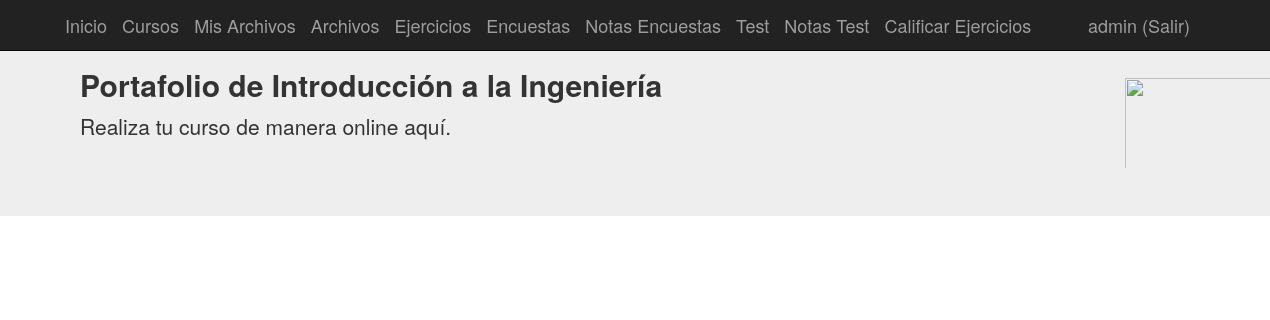
Page /actividades/1/verA/ (signed in) on the earlier database version.
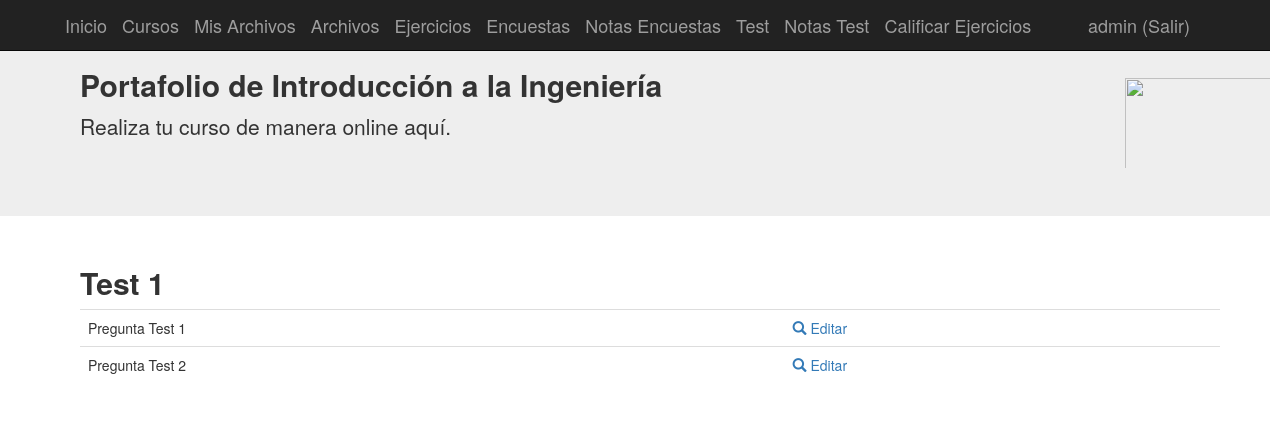
Same page on the later database version.
### tables this page shows
CREATE TABLE actividades (
	id INTEGER NOT NULL, 
	nombre VARCHAR(100), 
	"Cursoid" INTEGER NOT NULL, 
	PRIMARY KEY (id), 
	FOREIGN KEY("Cursoid") REFERENCES cursos (id)
);

CREATE TABLE "preguntasA" (
	id INTEGER NOT NULL, 
	nombre VARCHAR(100), 
	respuesta VARCHAR(100), 
	cantidad_resp INTEGER, 
	"Actividadid" INTEGER NOT NULL, 
	PRIMARY KEY (id), 
	FOREIGN KEY("Actividadid") REFERENCES actividades (id)
);

### aplicacion/app.py (the view, shortened to what this page needs)
@app.route('/actividades/<id>/verA/', defaults={'id_alum': 1}, methods=["GET", "POST"])
@app.route('/actividades/<id>/verA/<id_alum>', methods=["GET", "POST"])
@login_required
def actividades_verA(id, id_alum):
    from aplicacion.models import Actividades, Cursos , PreguntasA, Alumnos, Puntaje
    act = Actividades.query.get(id)
    actividades=Actividades.query.all()
    preguntas = PreguntasA.query.all()
    if id == '0':
        preguntas = PreguntasA.query.all()
    else:
        id2=int(id)
        preguntas = PreguntasA.query.filter_by(Actividadid=id2)
    actividad = Actividades.query.all()
    cant_preguntas = preguntas.count()
    return render_template("actividades_verA.html", id_actividad=id, preguntas=preguntas, act=act, identificador=id, cant_preguntas=cant_preguntas, id_alum=id_alum)

### aplicacion/app.py (called while the page is built)
@login_manager.user_loader
def load_user(user_id):
    from aplicacion.models import Alumnos
    return Alumnos.query.get(int(user_id))

### aplicacion/models.py (called while the page is built)
    def is_admin(self):
        return self.admin

### aplicacion/templates/actividades_verA.html (shortened to what this page needs)
{% extends "base.html" %}
{% block contenido %}
<div class="container">
  <h2> <b> {{act.nombre}}</b></h2>
  <form class="form-inline" method="POST" action=/actividades/{{identificador}}/ver/{{ id_alum }}>
  <table class="table">
    <tbody>
      {% for pre in preguntas %}
      <tr>
        <td>{{ pre.nombre }}</td>
        <td><a href="{{url_for('preguntasA_edit',id=pre.id, id_actividad=id_actividad)}}"><span class="glyphicon glyphicon-search"></span> Editar</a></td>
      </tr>
      {% endfor %}
    </tbody>
  </table>
  </form>
</div>
{% endblock %}

### aplicacion/templates/base.html (shortened to what this page needs)
{% extends "bootstrap/base.html" %}
{% block navbar %}
<nav class="navbar navbar-inverse navbar-fixed-top">
      <div class="container">
        <div class="navbar-header">
          <a class="navbar-brand" href="/">Inicio</a>
          <a class="navbar-brand" href="{{url_for('cursos')}}">Cursos</a>
          {% if current_user.is_authenticated  %}
          <a class="navbar-brand" href="{{url_for('get_all_files')}}">Mis Archivos</a>
          {%endif%}
          {% if current_user.is_authenticated and current_user.is_admin() %}
          <a class="navbar-brand" href="{{url_for('archivos')}}">Archivos</a>
          <a class="navbar-brand" href="{{url_for('ejercicios')}}">Ejercicios</a>
          <a class="navbar-brand" href="{{url_for('encuestas')}}">Encuestas</a>
          <a class="navbar-brand" href="{{url_for('calificaciones')}}">Notas Encuestas</a>
          <a class="navbar-brand" href="{{url_for('actividades')}}">Test</a>
          <a class="navbar-brand" href="{{url_for('calificacionesA')}}">Notas Test</a>
          <a class="navbar-brand" href="{{url_for('calificar')}}">Calificar Ejercicios</a>
          {%endif %}
        </div>
        <div id="navbar" class="navbar-collapse collapse navbar-right">
          {% if current_user.is_authenticated %}
          <a class="navbar-brand " href="/logout"> {{ current_user.username}} (Salir)</a>
          {% else %}
          <a class="navbar-brand " href="/login">Login</a>
          {% endif %}
        </div>
      </div>
    </nav>
    <div class="jumbotron">
      <div class="container">
        <div class="col-md-11">
          <h2> <b>  Portafolio de Introducción a la Ingeniería</b></h2>
          <p>Realiza tu curso de manera online aquí.</p>
        </div>
        <div class="col-md-1">
          <img style="padding-top:30px" height="120" width="170" src="https://git.cromer.cl/UBB/mt/raw/commit/ad0ca3738a645b2049aae4aa610f6b0677792105/src/mt/images/UBBLogo.png">
        </div>
      </div>
    </div>
{% endblock %}
{% block content %}
<div class="container-fluid">
  <div class="row">
  	<div class="container">
	    {% block contenido %}{% endblock %}
  	</div>
 </div>
{% endblock %}

Differences in the rows shown:
added actividades: nombre "Test 1"
added preguntasA: nombre "Pregunta Test 1"
added preguntasA: nombre "Pregunta Test 2"
